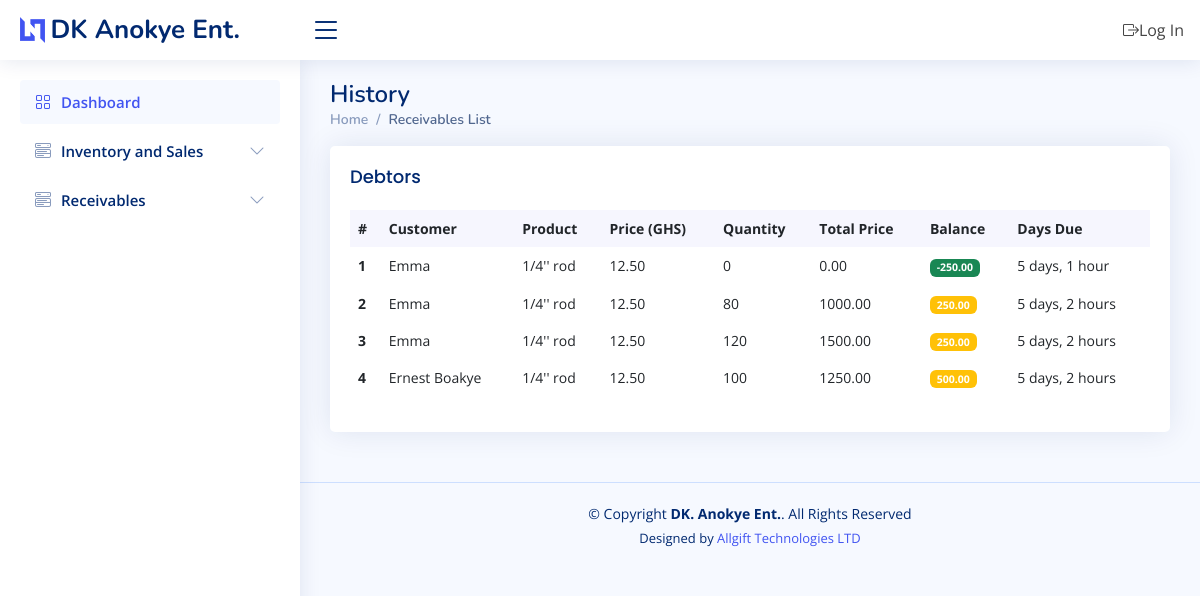
/list_receivables/, run on the app's committed database.
### core/models.py (models this page shows, shortened)
class StockHistory(models.Model):
    category = models.ForeignKey(Category, on_delete=models.CASCADE, blank=True)
    item_name = models.CharField(max_length=50, blank=True, null=True)
    receipt_no = models.CharField(max_length=50, blank=True, null=True)
    item_description = models.TextField(blank=True, null=True)
    quantity = models.IntegerField(default='0', blank=True, null=True)
    purchased_quantity = models.IntegerField(default='0', blank=True, null=True)
    purchased_by = models.CharField(max_length=50, blank=True, null=True)
    purchased_from = models.CharField(max_length=50, blank=True, null=True)
    unit_purchase_price = models.DecimalField(max_digits=10, decimal_places=2, blank=True, null=True)
    total_purchase_price = models.DecimalField(max_digits=10, decimal_places=2, blank=True, null=True)
    sale_quantity = models.IntegerField(default='0', blank=True, null=True)
    delivery_quantity = models.IntegerField(default='0', blank=True, null=True)
    yet_to_deliver = models.IntegerField(default='0', blank=True, null=True)
    waybill_number = models.CharField(max_length=50, blank=True, null=True)
    sale_by = models.CharField(max_length=50, blank=True, null=True)
    sale_to = models.CharField(max_length=50, blank=True, null=True)
    unit_sale_price = models.DecimalField(max_digits=10, decimal_places=2, blank=True, null=True)
    total_sale_price = models.DecimalField(max_digits=10, decimal_places=2, blank=True, null=True)
    payment_status = models.CharField(max_length=50, choices=Invoice_Choice, blank=True, null=True)
    balance = models.DecimalField(max_digits=10, decimal_places=2, default=0)
    phone_number = models.CharField(max_length=50, blank=True, null=True)
    created_by = models.CharField(max_length=50, blank=True, null=True)
    reorder_level = models.IntegerField(default='0', blank=True, null=True)
    created_on = models.DateTimeField(auto_now_add=True)
    expiry = models.DateTimeField(auto_now_add=True, blank=True, null=True)
    last_updated = models.DateTimeField(auto_now=True, blank=True, null=True)

### core/views.py (the view)
# urls.py: path('list_receivables/', views.list_receivables, name='list_receivables'),
def list_receivables(request):
    debtors = StockHistory.objects.filter(balance__gt=0).order_by("-last_updated") | \
              StockHistory.objects.filter(balance__lt=0).order_by("-last_updated")
    context = {
        'debtors': debtors,
        'now':  datetime.datetime.now().astimezone()
    }
    return render(request, 'list_receivables.html', context)

### templates/list_receivables.html
{% extends 'base.html' %}
{% load humanize %}
{% load crispy_forms_tags %}
{% block content %}
     <div class="pagetitle">
      <h1>History</h1>
      <nav>
        <ol class="breadcrumb">
          <li class="breadcrumb-item"><a href="{% url 'home' %}">Home</a></li>
          <li class="breadcrumb-item active">Receivables List</li>
        </ol>
      </nav>
    </div>
     <section class="section dashboard">
        <div class="card recent-sales overflow-auto">
                <div class="card-body">
                  <h5 class="card-title">Debtors</h5>
                  <table class="table table-borderless table-hover datatable">
                    <thead>
                      <tr>
                        <th scope="col">#</th>
                        <th scope="col">Customer</th>
                        <th scope="col">Product</th>
                        <th scope="col">Price (GHS)</th>
                        <th scope="col">Quantity</th>
                        <th scope="col">Total Price</th>
                        <th scope="col">Balance</th>
                        <th scope="col">Days Due</th>
                      </tr>
                    </thead>
                    <tbody>
                    {% for item in debtors %}
                      <tr>
                        <th scope="row">{{forloop.counter}}</th>
                        <td>{{item.sale_to}}</td>
                        <td>{{item.item_name}}</td>
                        <td>{{item.unit_sale_price}}</td>
                        <td>{{item.sale_quantity}}</td>
                        <td>{{item.total_sale_price}}</td>
                        <td>
                            {% if item.balance > 0%}
                                <span class="badge bg-warning">{{item.balance}}</span>
                            {% else %}
                                <span class="badge bg-success">{{item.balance}}</span>
                            {% endif %}
                        </td>
                        <td>{{ now|timeuntil:item.created_on}}</td>
                      </tr>
                    {% endfor %}
                    </tbody>
                  </table>
                </div>
     </section>
{% endblock content %}

### static/assets/css/style.css (style rules this page uses)
:root { scroll-behavior: smooth; }
body { font-family: "Open Sans", sans-serif; background: #f6f9ff; color: #444444; }
a { color: #4154f1; text-decoration: none; }
h1, h2, h3, h4, h5, h6 { font-family: "Nunito", sans-serif; }
.pagetitle { margin-bottom: 10px; }
.pagetitle h1 { font-size: 24px; margin-bottom: 0; font-weight: 600; color: #012970; }
.card { margin-bottom: 30px; border: none; border-radius: 5px; box-shadow: 0px 0 30px rgba(1, 41, 112, 0.1); }
.card-title { padding: 20px 0 15px 0; font-size: 18px; font-weight: 500; color: #012970; font-family: "Poppins", sans-serif; }
.card-body { padding: 0 20px 20px 20px; }
.breadcrumb { font-size: 14px; font-family: "Nunito", sans-serif; color: #899bbd; font-weight: 600; }
.breadcrumb a { color: #899bbd; transition: 0.3s; }
.breadcrumb .breadcrumb-item::before { color: #899bbd; }
.breadcrumb .active { color: #51678f; font-weight: 600; }
.dashboard .recent-sales { font-size: 14px; }
.dashboard .recent-sales .table thead { background: #f6f6fe; }
.dashboard .recent-sales .table thead th { border: 0; }

### data on the page
StockHistory: sale_to "Emma", item_name "1/4'' rod", unit_sale_price "12.50", sale_quantity "0", total_sale_price "0.00", balance "-250.00", created_on "5 days, 1 hour"
StockHistory: sale_to "Emma", item_name "1/4'' rod", unit_sale_price "12.50", sale_quantity "80", total_sale_price "1000.00", balance "250.00", created_on "5 days, 2 hours"
StockHistory: sale_to "Emma", item_name "1/4'' rod", unit_sale_price "12.50", sale_quantity "120", total_sale_price "1500.00", balance "250.00", created_on "5 days, 2 hours"
StockHistory: sale_to "Ernest Boakye", item_name "1/4'' rod", unit_sale_price "12.50", sale_quantity "100", total_sale_price "1250.00", balance "500.00", created_on "5 days, 2 hours"
